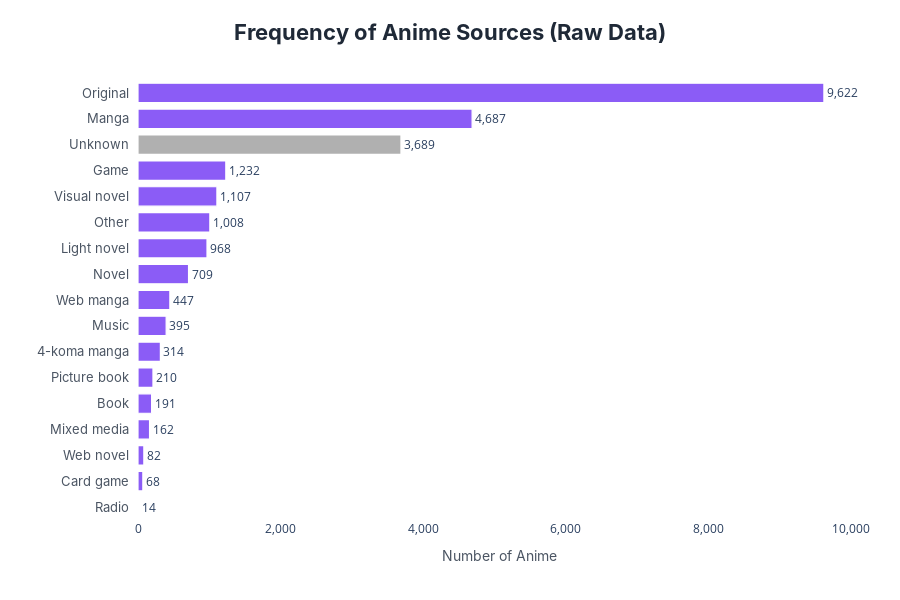

The code cell stored with this chart in its notebook:
### Markdown cell above
### 3.6.1.Misleading Insight
- What is the frequency of each unique source category present in the raw **Source** column of the dataset?

### Code cell
# 1. Thiết lập theme mặc định là nền trắng (Học từ Code 2)
pio.templates.default = "plotly_white"

# 2. Xử lý dữ liệu
source_counts = df_anime_dataset_2023['Source'].value_counts().reset_index()
source_counts.columns = ['Source', 'Count']

# Sắp xếp ascending=True để khi vẽ ngang, thanh lớn nhất sẽ nằm trên cùng (Declutter)
source_counts = source_counts.sort_values('Count', ascending=True)

# 3. Tạo logic màu sắc (Học từ Code 2)
# Nếu là 'Unknown' thì màu xám, còn lại là màu Tím (#8B5CF6)
base_color = "#8B5CF6"
unknown_color = "#B0B0B0"

# Tạo list màu tương ứng với thứ tự dữ liệu đã sắp xếp
colors = [
    unknown_color if str(s).strip().upper() == "UNKNOWN" else base_color
    for s in source_counts["Source"]
]

# 4. Tạo biểu đồ Horizontal Bar
fig = px.bar(
    source_counts,
    x='Count',      # Số lượng nằm ngang
    y='Source',     # Tên nguồn nằm dọc
    orientation='h', # Chuyển sang dạng thanh ngang
    title='Frequency of Anime Sources (Raw Data)',
    labels={'Source': 'Source Type', 'Count': 'Number of Anime'},
    text='Count'
)

# 5. Tinh chỉnh giao diện (Kết hợp Code 1 và Code 2)
fig.update_traces(
    marker_color=colors,           # Áp dụng logic màu đã tạo
    marker_line_color='white',
    marker_line_width=1.2,
    textposition='outside',
    texttemplate='%{text:,}',
    hovertemplate='<b>Source:</b> %{y}<br><b>Count:</b> %{x:,}<extra></extra>'
)

# 6. Tinh chỉnh Layout (Modern & Clean)
fig.update_layout(
    title={
        'text': 'Frequency of Anime Sources (Raw Data)',
        'x': 0.5,
        'xanchor': 'center',
        'font': dict(size=22, family='Inter', weight='bold', color='#1F2937')
    },
    # Trục X: Số lượng
    xaxis=dict(
        title='Number of Anime',
        title_font=dict(size=14, color='#4B5563', family='Inter'),
        showgrid=False,        # Giữ grid dọc mờ để dễ so sánh độ dài
        gridcolor='#F3F4F6',  # Grid màu rất nhạt
        showline=False,       # Bỏ đường kẻ trục đậm
        tickformat=',',
        zeroline=False
    ),
    # Trục Y: Tên nguồn (Nơi cần ticksuffix)
    yaxis=dict(
        title='',             # Bỏ tiêu đề trục Y vì tên Source đã rõ ràng
        tickfont=dict(size=13, color='#4B5563', family='Inter'),
        ticksuffix="  ",      # <--- Thêm khoảng cách theo yêu cầu của bạn
        showgrid=False,
        showline=False,       # Bỏ đường kẻ trục cho thoáng
        zeroline=False
    ),
    bargap=0.25,
    height=600,
    margin=dict(t=80, l=120, r=40, b=80),
    hoverlabel=dict(
        bgcolor='white',
        bordercolor='#8B5CF6',
        font=dict(size=13, family='Inter')
    )
)

fig.show()

### Figure 1 — Plotly figure (JSON) as saved in the notebook; plotly's stock layout.template omitted (floating-point values rounded to 4 significant figures)
{"data": [{"hovertemplate": "<b>Source:</b> %{y}<br><b>Count:</b> %{x:,}<extra></extra>", "legendgroup": "", "marker": {"color": ["#8B5CF6", "#8B5CF6", "#8B5CF6", "#8B5CF6", "#8B5CF6", "#8B5CF6", "#8B5CF6", "#8B5CF6", "#8B5CF6", "#8B5CF6", "#8B5CF6", "#8B5CF6", "#8B5CF6", "#8B5CF6", "#B0B0B0", "#8B5CF6", "#8B5CF6"], "line": {"color": "white", "width": 1.2}, "pattern": {"shape": ""}}, "name": "", "orientation": "h", "showlegend": false, "text": [14.0, 68.0, 82.0, 162.0, 191.0, 210.0, 314.0, 395.0, 447.0, 709.0, 968.0, 1008.0, 1107.0, 1232.0, 3689.0, 4687.0, 9622.0], "textposition": "outside", "texttemplate": "%{text:,}", "type": "bar", "x": [14, 68, 82, 162, 191, 210, 314, 395, 447, 709, 968, 1008, 1107, 1232, 3689, 4687, 9622], "xaxis": "x", "y": ["Radio", "Card game", "Web novel", "Mixed media", "Book", "Picture book", "4-koma manga", "Music", "Web manga", "Novel", "Light novel", "Other", "Visual novel", "Game", "Unknown", "Manga", "Original"], "yaxis": "y"}], "layout": {"bargap": 0.25, "barmode": "relative", "height": 600, "hoverlabel": {"bgcolor": "white", "bordercolor": "#8B5CF6", "font": {"family": "Inter", "size": 13}}, "legend": {"tracegroupgap": 0}, "margin": {"b": 80, "l": 120, "r": 40, "t": 80}, "title": {"font": {"color": "#1F2937", "family": "Inter", "size": 22, "weight": "bold"}, "text": "Frequency of Anime Sources (Raw Data)", "x": 0.5, "xanchor": "center"}, "xaxis": {"anchor": "y", "domain": [0, 1], "gridcolor": "#F3F4F6", "showgrid": false, "showline": false, "tickformat": ",", "title": {"font": {"color": "#4B5563", "family": "Inter", "size": 14}, "text": "Number of Anime"}, "zeroline": false}, "yaxis": {"anchor": "x", "domain": [0, 1], "showgrid": false, "showline": false, "tickfont": {"color": "#4B5563", "family": "Inter", "size": 13}, "ticksuffix": "  ", "title": {"text": ""}, "zeroline": false}}}
